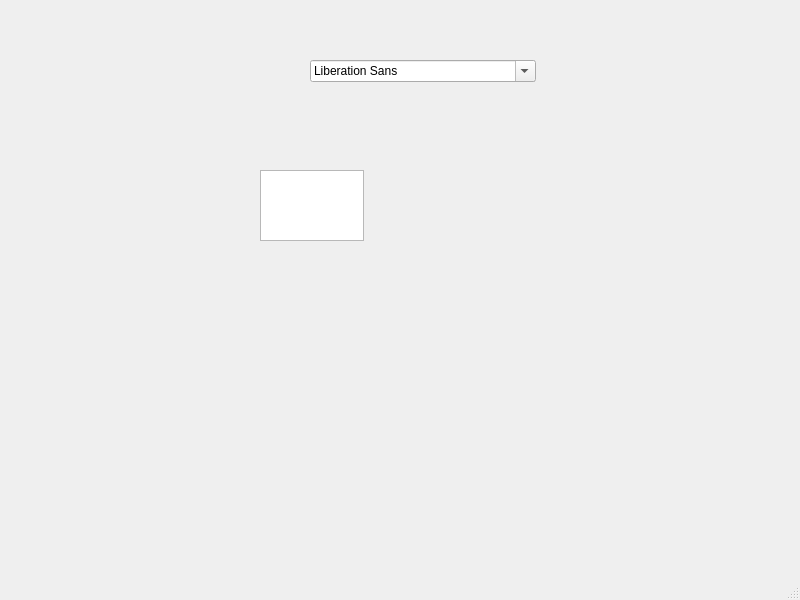
<?xml version="1.0" encoding="UTF-8"?>
<ui version="4.0">
 <class>MyWidget</class>
 <widget class="QMainWindow" name="MyWidget">
  <property name="geometry">
   <rect>
    <x>0</x>
    <y>0</y>
    <width>800</width>
    <height>600</height>
   </rect>
  </property>
  <property name="windowTitle">
   <string>MyWidget</string>
  </property>
  <widget class="QWidget" name="centralwidget">
   <widget class="QFontComboBox" name="fontComboBox">
    <property name="geometry">
     <rect>
      <x>310</x>
      <y>60</y>
      <width>226</width>
      <height>22</height>
     </rect>
    </property>
   </widget>
   <widget class="QTextEdit" name="textEdit">
    <property name="geometry">
     <rect>
      <x>260</x>
      <y>170</y>
      <width>104</width>
      <height>71</height>
     </rect>
    </property>
   </widget>
  </widget>
  <widget class="QMenuBar" name="menubar">
   <property name="geometry">
    <rect>
     <x>0</x>
     <y>0</y>
     <width>800</width>
     <height>22</height>
    </rect>
   </property>
  </widget>
  <widget class="QStatusBar" name="statusbar"/>
 </widget>
 <resources/>
 <connections/>
</ui>
